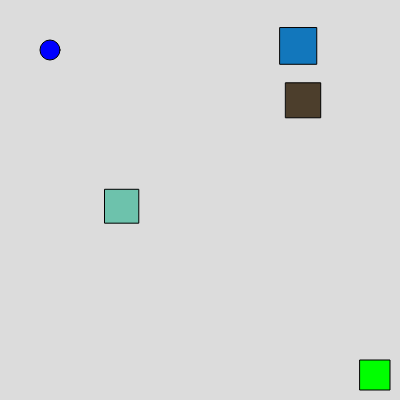
Frame 1 (no input)
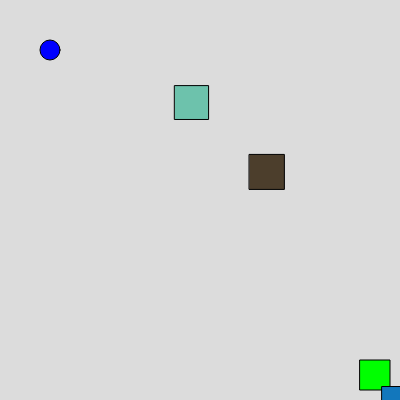
Frame 60 (no input)
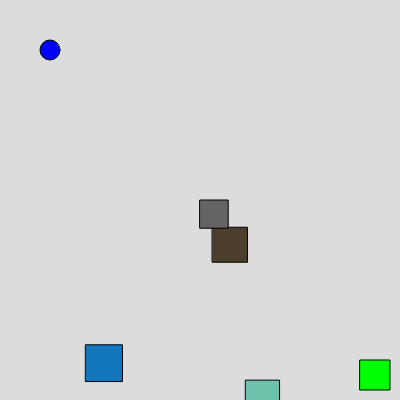
Frame 120 (the mouse pressed at the canvas centre since frame 60)

The p5.js sketch that drew these frames (run headless with seeded random() and noise() and a simulated clock; from frame 60 on, the mouse is pressed at the canvas centre):

// p5.js sketch
// ── sketch.js
let player = { x: 50, y: 50, size: 20 };
let obstacles = [];
let staticObstacles = [];
let exit;
let gameOver = false;

function setup() {
  createCanvas(400, 400);
  exit = { x: 360, y: 360, size: 30 };

  for (let i = 0; i < 3; i++) {
    obstacles.push({
      x: random(width),
      y: random(height),
      s: random(20, 40),
      vx: random(-2, 2),
      vy: random(-2, 2),
      c: color(random(255), random(255), random(255))
    });
  }
}

function draw() {
  background(220);
// you lose 
  if (gameOver) {
    textSize(32);
    text("Game Over", 110, height / 2);
    noLoop();
    return;
  }

  fill(0, 255, 0);
  rect(exit.x, exit.y, exit.size, exit.size);

  if (keyIsDown(65)) player.x -= 3; // A
  if (keyIsDown(68)) player.x += 3; // D
  if (keyIsDown(87)) player.y -= 3; // W
  if (keyIsDown(83)) player.y += 3; // S

  fill(0, 0, 255);
  ellipse(player.x, player.y, player.size);

  // Moving object collision
  for (let o of obstacles) {
    fill(o.c);
    rect(o.x, o.y, o.s, o.s);
    o.x = (o.x + o.vx + width) % width;
    o.y = (o.y + o.vy + height) % height;
    
    // Hitbox collision
    if (player.x < o.x + o.s && player.x + player.size > o.x &&
        player.y < o.y + o.s && player.y + player.size > o.y) {
      gameOver = true;
      return;
    }
  }

  // Collison with stationary objects 
  fill(100);
  for (let s of staticObstacles) {
    rect(s.x, s.y, s.s, s.s);
    if (player.x < s.x + s.s && player.x + player.size > s.x &&
        player.y < s.y + s.s && player.y + player.size > s.y) {
      gameOver = true;
      return;
    }
  }

  // You win message
  if (player.x > exit.x && player.x < exit.x + exit.size &&
      player.y > exit.y && player.y < exit.y + exit.size) {
    textSize(32);
    text("You Win!", 120, height / 2);
    noLoop();
  }
}

function mousePressed() {
  staticObstacles.push({ x: mouseX, y: mouseY, s: random(15, 30) });
}
